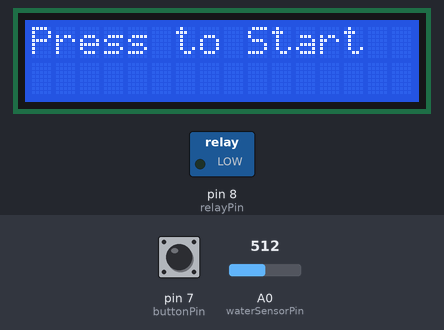
Simulated run of this sketch. Board: Arduino Uno, built with avr-gcc and run on an emulated ATmega328P. Parts: 16×2 character LCD, switched loads named in the sketch (green lamp = pin HIGH). Inputs (shaded band) come from the test bench; at power-on: pin 7 (buttonPin) HIGH, A0 (waterSensorPin) = 512.

Above: at 1.2 s.
1.3 s: pin 7 (buttonPin) pulled LOW for 1 s
At 3.4 s:
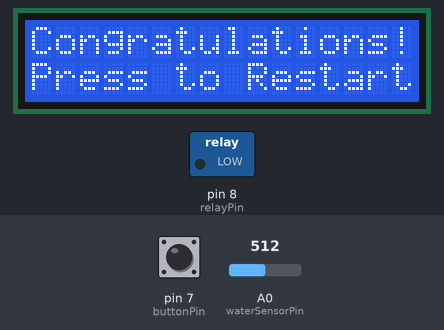
3.8 s: pin 7 (buttonPin) pulled LOW for 3.2 s
At 4.2 s:
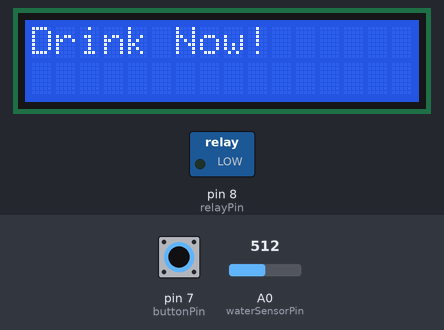
Timing chart, 0 to 6.8 s (numbered marks = the images above; inputs shaded):
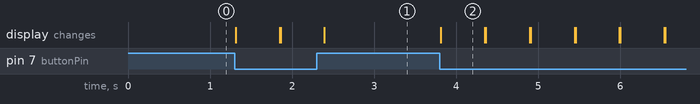

Measured:
- after the input at 1.3 s, the display: first changes at once (image 1 shows a later state)
- after the input at 3.8 s, the display: changes at once (image 2)
- what the display in image 2 shows lasts 0.5 s, from 3.8 s to 4.3 s

The sketch:

Water_Sensor.ino
```cpp
#include <Wire.h>
#include <LiquidCrystal_I2C.h>

LiquidCrystal_I2C lcd(0x27, 16, 2);  // Adjust the I2C address if necessary

const int buttonPin = 7;     // Pin for the start button
const int waterSensorPin = A0; // Pin for the water sensor (analog pin)
const int relayPin = 8;      // Pin for the relay
int waterSensorValue = 0;
const int waterLimit = 600;  // Set the threshold for water detection

int seconds = 15;
bool timerStarted = false;

void setup() {
  // Initialize the LCD
  lcd.init();
  lcd.backlight();

  // Set up the button pin as input
  pinMode(buttonPin, INPUT_PULLUP);  // Use the internal pull-up resistor

  // Set up the relay pin as output
  pinMode(relayPin, OUTPUT);

  // Print the initial message to the LCD
  lcd.setCursor(0, 0);
  lcd.print("Press to Start");
}

void loop() {
  // Check if the button is pressed to start the timer
  if (digitalRead(buttonPin) == LOW && !timerStarted) {
    timerStarted = true;
    seconds = 15;  // Reset to 15 seconds
    lcd.clear();
    lcd.setCursor(0, 0);
    lcd.print("Drink Now!");
    delay(500);  // Debounce delay
  }

  // Start the countdown and monitor drinking
  if (timerStarted) {
    // Check the water sensor value
    waterSensorValue = analogRead(waterSensorPin);

    // Stop the timer if the sensor no longer detects liquid
    if (waterSensorValue < waterLimit) {
      lcd.clear();
      lcd.setCursor(0, 0);
      lcd.print("Congratulations!");
      timerStarted = false;
      lcd.setCursor(0, 1);
      lcd.print("Press to Restart");
      digitalWrite(relayPin, LOW); // Ensure relay is off
      return;  // Exit the loop to stop further counting
    }

    // Create a string for the current time
    String currentTime = "Time: ";
    if (seconds < 10) {
      currentTime += "0";
    }
    currentTime += seconds;

    // Print the time to the LCD
    lcd.setCursor(0, 1);
    lcd.print(currentTime);

    // Wait for one second
    delay(1000);

    // Decrement the seconds
    seconds--;

    // Check if time is up
    if (seconds < 0) {
      lcd.clear();
      lcd.setCursor(0, 0);
      lcd.print("It's over!");
      timerStarted = false;  // Reset the timer
      lcd.setCursor(0, 1);
      lcd.print("Press to Restart");

      // Turn on the relay for 3 seconds
      digitalWrite(relayPin, HIGH);
      delay(3000);  // Wait for 3 seconds
      digitalWrite(relayPin, LOW);  // Turn off the relay
    }
  }
}
```
